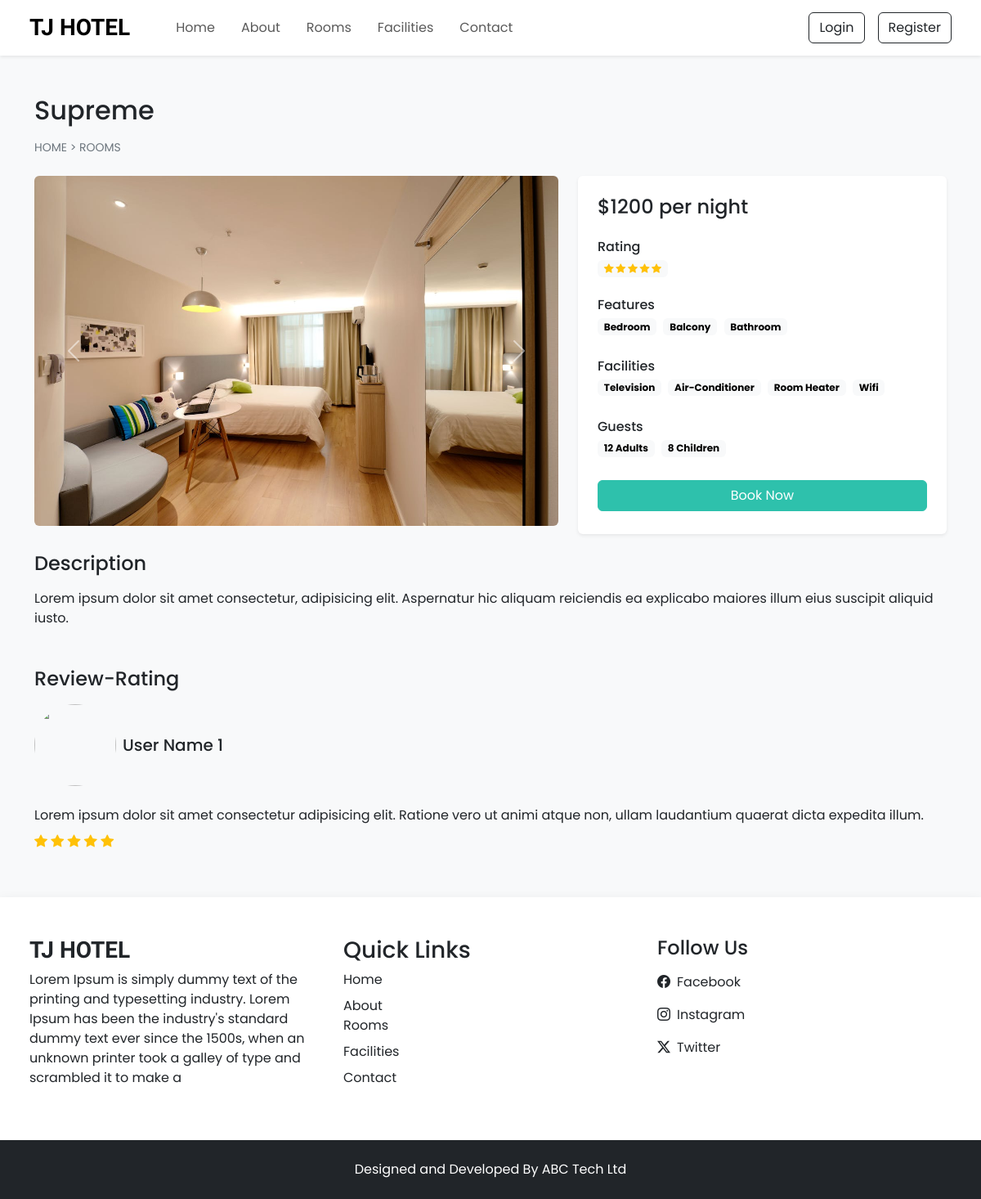
The page /room-details?id=16 on the database its author committed.
### tables this page shows
CREATE TABLE `settings` (
  `id` int(11) NOT NULL,
  `site_title` varchar(255) DEFAULT NULL,
  `site_about` varchar(500) DEFAULT NULL,
  `shutdown` tinyint(1) NOT NULL
);

CREATE TABLE `rooms` (
  `id` int(11) NOT NULL,
  `name` varchar(500) DEFAULT NULL,
  `area` float DEFAULT NULL,
  `price` float DEFAULT NULL,
  `quantity` int(50) DEFAULT NULL,
  `adult` int(11) DEFAULT NULL,
  `children` int(11) DEFAULT NULL,
  `description` varchar(500) DEFAULT NULL,
  `status` tinyint(4) NOT NULL DEFAULT 1,
  `removed` tinyint(4) NOT NULL DEFAULT 0
);

CREATE TABLE `room_image` (
  `id` int(11) NOT NULL,
  `room_id` int(50) NOT NULL,
  `image` varchar(100) NOT NULL,
  `thumb` tinyint(4) NOT NULL DEFAULT 0
);

CREATE TABLE `features` (
  `id` int(11) NOT NULL,
  `feature_name` varchar(100) DEFAULT NULL
);

CREATE TABLE `facilities` (
  `id` int(11) NOT NULL,
  `facility_icon` varchar(100) DEFAULT NULL,
  `facility_name` varchar(100) DEFAULT NULL,
  `facility_desc` varchar(500) DEFAULT NULL
);

### admin/inc/config.php (called while the page is built, shortened)
<?php
function select($sql, $data_types, $values)
{
    $conn = $GLOBALS['conn'];
    $res = $conn->prepare($sql);
    $res->bind_param($data_types, ...$values);
    if($res->execute())
    {
        $result = $res->get_result();
        return $result;
    }
    else
    {
        $error = "Query execution failed - Select";
        $res->close();
        return $error;
    }
}
?>

### room-details.php (the view, shortened to what this page needs)
<?php
 require "top.php";
 $form_data = filtration($_GET);
 $room_sql = "SELECT * FROM `rooms` WHERE `status` = ? AND `removed` = ? AND `id` = ?";
 $room_res = select($room_sql, "iii", [1,0, $form_data['id']]);
 $room_row = $room_res->fetch_assoc();
?>
<section class="py-5">
    <div class="container">
      <h2 class="mb-3"><?= $room_row['name'] ?></h2>
      <div class="mb-4" style="font-size: 14px;">
        <a href="index" class="text-secondary text-decoration-none">HOME</a>
        <span class="text-secondary"> > </span>
        <a href="rooms" class="text-secondary text-decoration-none">ROOMS</a>
      </div>
      <div class="row">
          <div class="col-lg-7 mb-3">
            <div id="image_carousel" class="carousel slide carousel-fade">
              <div class="carousel-inner">
                <?php
                  $image_q = "SELECT * FROM `room_image` WHERE `room_id` = '{$room_row['id']}'";
                  $image_res = mysqli_query($conn, $image_q);
                  if(mysqli_num_rows($image_res) > 0)
                  {
                    $active_class = "active";
                    while($image_row = mysqli_fetch_assoc($image_res))
                    {
                      ?>
                      <div class="carousel-item <?= $active_class ?>">
                        <img src="<?= IMAGE_PATH ?>rooms/<?= $image_row['image'] ?>" class="d-block w-100 rounded">
                      </div>
                      <?php
                      $active_class = "";
                    }
                  }
                ?>
              </div>
              <button class="carousel-control-prev" type="button" data-bs-target="#image_carousel" data-bs-slide="prev">
                <span class="carousel-control-prev-icon" aria-hidden="true"></span>
              </button>
              <button class="carousel-control-next" type="button" data-bs-target="#image_carousel" data-bs-slide="next">
                <span class="carousel-control-next-icon" aria-hidden="true"></span>
              </button>
            </div>
          </div>
          <div class="col-lg-5">
            <div class="bg-white shadow-sm rounded p-4">
              <h4 class="mb-4">$<?= $room_row['price'] ?> per night</h4>
              <div class="rating mb-4">
                  <h6 class="mb-1">Rating</h6>
                  <span class="badge text-bg-light text-wrap">
                      <i class="bi bi-star-fill text-warning"></i>
                      <i class="bi bi-star-fill text-warning"></i>
                      <i class="bi bi-star-fill text-warning"></i>
                      <i class="bi bi-star-fill text-warning"></i>
                      <i class="bi bi-star-fill text-warning"></i>
                  </span>
              </div>
              <div class="features mb-4">
                  <h6 class="mb-1">Features</h6>
                  <?php
                    $features_q = "SELECT `features`.`feature_name` FROM `features`
                                  INNER JOIN `room_features`
                                  ON `features`.`id` = `room_features`.`feature_id`
                                  WHERE `room_features`.`room_id` = '{$room_row['id']}'";
                    $features_res = mysqli_query($conn, $features_q);
                    while($features_row = mysqli_fetch_assoc($features_res))
                    {
                      ?>
                        <span class="badge text-bg-light text-wrap me-1 mb-1"><?= $features_row['feature_name'] ?></span>
                      <?php
                    }
                  ?>
              </div>
              <div class="facility mb-4">
                  <h6 class="mb-1">Facilities</h6>
                  <?php
                    $facilities_q = "SELECT `facilities`.`facility_name` FROM `facilities`
                                  INNER JOIN `room-facilities`
                                  ON `facilities`.`id` = `room-facilities`.`facilities_id`
                                  WHERE `room-facilities`.`room_id` = '{$room_row['id']}'";
                    $facilities_res = mysqli_query($conn, $facilities_q);
                    while($facilities_row = mysqli_fetch_assoc($facilities_res))
                    {
                      ?>
                        <span class="badge text-bg-light text-wrap me-1 mb-1"><?= $facilities_row['facility_name'] ?></span>
                      <?php
                    }
                  ?>
              </div>
              <div class="facility mb-4">
                  <h6 class="mb-1">Guests</h6>
                  <span class="badge text-bg-light text-wrap me-1 mb-1"><?= $room_row['adult'] ?> Adults</span>
                  <span class="badge text-bg-light text-wrap me-1 mb-1"><?= $room_row['children'] ?> Children</span>
              </div>
              <?php
                $login = 0;
                if(!$setting_row['shutdown'])
                {
                  ?>
                  <button onclick="checkLogin(<?= $login ?>, <?= $room_row['id'] ?>)" class="btn text-white custom-bg d-inline-block w-100 mb-1">Book Now</button>
                  <?php
                }
              ?>
            </div>
          </div>
      </div>
      <div class="mt-3 mb-5">
        <h4 class="mb-3">Description</h4>
        <p><?= $room_row['description'] ?></p>
      </div>
      <div class="mt-3 mb-2">
        <h4 class="mb-3">Review-Rating</h4>
        <div>
          <div class="d-flex align-items-center">
              <img src="https://encrypted-tbn0.gstatic.com/images?q=tbn:ANd9GcQdAadK3kM1_f3Kwpt1WbQFeeEDJQ5cjccz8Q&s" style="height: 100px; width: 100px;object-fit: cover; object-position: center; border-radius: 50%;">
              <h5 class="m-0 ms-2">User Name 1</h5>
          </div>
          <p class="mt-4 mb-2">Lorem ipsum dolor sit amet consectetur adipisicing elit. Ratione vero ut animi atque non, ullam laudantium quaerat dicta expedita illum.</p>
          <div>
              <i class="bi bi-star-fill text-warning"></i>
              <i class="bi bi-star-fill text-warning"></i>
              <i class="bi bi-star-fill text-warning"></i>
              <i class="bi bi-star-fill text-warning"></i>
              <i class="bi bi-star-fill text-warning"></i>
          </div>
        </div>
      </div>
    </div>
</section>
<?php
 require "footer.php";
?>

### top.php (shortened to what this page needs)
<?php
    require "admin/inc/config.php";
    $sql = "SELECT * FROM `contacts_det` WHERE `id` = ?";
    $data_types = 'i';
    $values = [1];
    $contact_res = select($sql, $data_types, $values);
    $contact_row = $contact_res->fetch_assoc();
    $setting_res = select("SELECT * FROM `settings` WHERE `id` = ?", 'i', [1]);
    $setting_row = $setting_res->fetch_assoc();
?>
<!DOCTYPE html>
<html lang="en">
<head>
    <link rel="stylesheet" href="assets/css/style.css">
    <link href="https://cdn.jsdelivr.net/npm/bootstrap@5.3.3/dist/css/bootstrap.min.css" rel="stylesheet">
    <link rel="stylesheet" href="https://cdn.jsdelivr.net/npm/bootstrap-icons@1.11.3/font/bootstrap-icons.min.css">
    <link rel="stylesheet" href="https://cdn.jsdelivr.net/npm/swiper@11/swiper-bundle.min.css" />
</head>
<body class="bg-light">
    <nav id="nav-bar" class="navbar navbar-expand-lg bg-white px-lg-4 py-lg-2 shadow-sm sticky-top">
        <div class="container-fluid">
            <a class="navbar-brand h-font fs-3 fw-bold me-5" href="index"><?= $setting_row['site_title'] ?></a>
            <div class="collapse navbar-collapse" id="navbarSupportedContent">
                <ul class="navbar-nav me-auto mb-2 mb-lg-0">
                    <li class="nav-item">
                      <a class="nav-link me-3" href="index">Home</a>
                    </li>
                    <li class="nav-item">
                      <a class="nav-link me-3" href="about">About</a>
                    </li>
                    <li class="nav-item">
                    <a class="nav-link me-3" href="rooms">Rooms</a>
                    </li>
                    <li class="nav-item">
                    <a class="nav-link me-3" href="facilities">Facilities</a>
                    </li>
                    <li class="nav-item">
                    <a class="nav-link" href="contact">Contact</a>
                    </li>
                </ul>
                <div class="d-flex align-items-center gap-2 gap-lg-3">
                    <?php
                       if(isset($_SESSION['LOGIN']) && $_SESSION['LOGIN'] === true)
                       {
                        ?>
                            <div class="btn-group">
                                <button type="button" class="btn btn-outline-dark dropdown-toggle" data-bs-toggle="dropdown">
                                    <img src="<?= IMAGE_PATH ?>users/<?= $_SESSION['USER_PIC'] ?>" style="width : 40px; height: 40px; object-fit: contain"> <?= $_SESSION['USER_NAME']  ?>
                                </button>
                                <ul class="dropdown-menu dropdown-menu-lg-end">
                                    <li><button class="dropdown-item" type="button">Profile</button></li>
                                    <li><button class="dropdown-item" type="button">Booking</button></li>
                                    <li><a href="logout" class="dropdown-item" type="button">Logout</a></li>
                                </ul>
                            </div>
                        <?php
                       }
                       else
                       {
                         ?>
                            <button class="btn btn-outline-dark shadow-none" data-bs-toggle="modal" data-bs-target="#loginModal">Login</button>
                            <button class="btn btn-outline-dark shadow-none" data-bs-toggle="modal" data-bs-target="#registerModal">Register</button>
                         <?php
                       }
                    ?>
                </div>
            </div>
        </div>
    </nav>

### footer.php (shortened to what this page needs)
    <section class="footer py-5 bg-white shadow px-lg-4">
        <div class="container-fluid">
            <div class="row">
                <div class="col-md-4">
                    <h3 class="h-font fw-bold mb-2"><?= $setting_row['site_title'] ?></h3>
                    <p><?= $setting_row['site_about'] ?></p>
                </div>
                <div class="col-md-4">
                    <h3>Quick Links</h3>
                    <a href="index" class="text-decoration-none d-inline-block mb-2 text-dark">Home</a> <br>
                    <a href="about" class="text-decoration-none d-inline-block text-dark">About</a> <br>
                    <a href="rooms" class="text-decoration-none d-inline-block mb-2 text-dark">Rooms</a> <br>
                    <a href="facilities" class="text-decoration-none d-inline-block mb-2 text-dark">Facilities</a> <br>
                    <a href="contact" class="text-decoration-none d-inline-block text-dark">Contact</a>
                </div>
                <div class="col-md-4">
                        <h4>Follow Us</h4>
                        <a href="<?= $contact_row['fb'] ?>" target="_blank" class="d-flex align-items-center mt-3 text-decoration-none text-dark">
                            <i class="bi bi-facebook me-2"></i>
                            Facebook
                        </a>
                        <a href="<?= $contact_row['insta'] ?>" target="_blank" class="d-flex align-items-center mt-3 text-decoration-none text-dark">
                            <i class="bi bi-instagram me-2"></i>
                            Instagram
                        </a>
                        <a href="<?= $contact_row['tw'] ?>" target="_blank" class="d-flex align-items-center my-3 text-decoration-none text-dark">
                            <i class="bi bi-twitter-x me-2"></i>
                            Twitter
                        </a>
                </div>
            </div>
        </div>
    </section>
    <section class="copyright py-4 bg-dark text-white">
        <div class="container">
            <p class="my-0 text-center">Designed and Developed By ABC Tech Ltd</p>
        </div>
    </section>
</body>
</html>

### assets/css/style.css (style rules this page uses)
* { margin: 0; padding: 0; box-sizing: border-box; font-family: "Poppins", serif; }
:root { --teal: #2ec1ac; --teal-hover: #279e8c; }
.h-font { font-family: "Merienda", serif; }

### rows shown on the page
settings: site_title "TJ HOTEL", site_about "Lorem Ipsum is simply dummy text of the printing and typesetting industry. Lorem Ipsum has been the industry's standard dummy text ever since the 1500s, when an unknown printer took a galley of type and scrambled it to make a"
rooms: name "Supreme", price "1200", adult "12", children "8", description "Lorem ipsum dolor sit amet consectetur, adipisicing elit. Aspernatur hic aliquam reiciendis ea explicabo maiores illum eius suscipit aliquid iusto."
room_image: image (picture)
features: feature_name "Bedroom"
features: feature_name "Balcony"
features: feature_name "Bathroom"
facilities: facility_name "Television"
facilities: facility_name "Air-Conditioner"
facilities: facility_name "Room Heater"
facilities: facility_name "Wifi"
